Frame 1 (no input): blank canvas, image omitted
Frame 60 (the mouse pressed at the canvas centre just before this capture): blank canvas, image omitted
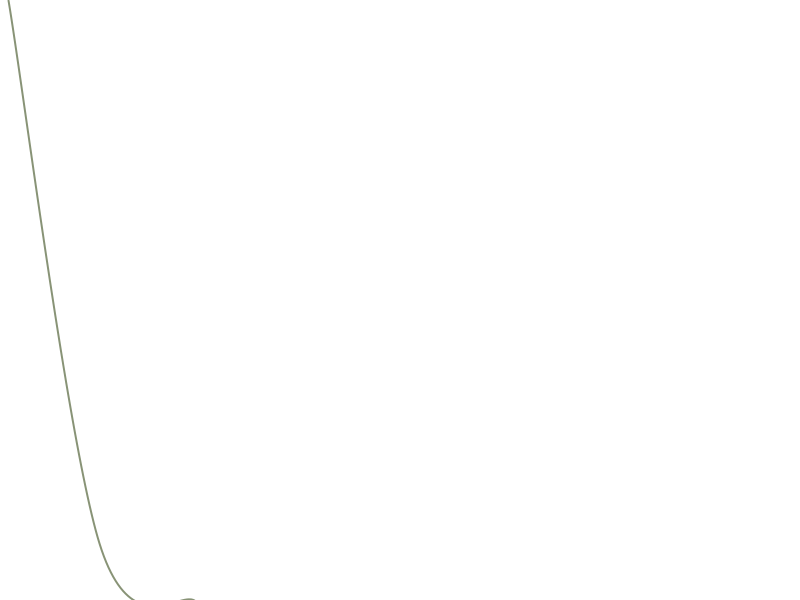
Frame 120 (the mouse held since frame 60 and released just before this capture)

The Processing sketch whose frames 1 and 60 were blank and that drew this single picture after the mouse press (run headless with seeded random() and noise(); from frame 60 on, the mouse is pressed at the canvas centre):

// Processing sketch: processing_99651
// ── processing_99651.pde

/* ======================================================
Aurthor: Xiaozhou ZHOU
Student ID: 347214
Natural System Studio, University of Melbourne
  
NO COPYRIGHT!
welcome to copy, modify and distribute any way you want!
======================================================  */
 
//============= GLOBAL VARIABLES =============
ArrayList ArrayOfLines;
int vertexNumMax = 3;
int strokeWidthMax = 20;
int oscillator = 4;         //stroke width
int oscillator_col = 30;    //stroke color
int oscillator_pos = 10;    //position
 
//============= SETUP =============
void setup() {
  size(800, 600);
  smooth();
  frameRate(30);
  ArrayOfLines = new ArrayList();
}
 
//============= DRAW =============
void draw() {
  background(255);
   
  DynLine temp = new DynLine();
  for (int i = 0; i < ArrayOfLines.size(); i++) {
    temp = (DynLine) ArrayOfLines.get(i);
    temp.update();
    temp.display();
  }
}
 
//============= FUNCTIONS =============
void mousePressed() {
  DynLine curveLine = new DynLine();
  ArrayOfLines.add(curveLine);
}
 
void keyPressed() {
  if (key == 32) {    //reset the array list
    ArrayOfLines = new ArrayList();
  } else if (key == 8 || key == 127) {   //remove the most recent line by pressing delete or back space button
    ArrayOfLines.remove(ArrayOfLines.size()-1);
  }
}
   
 
class DynLine {
  float startX;
  float startY;
  float endX;
  float endY;
  int vertexNum;
  float[] vertexPosSet;
  int strokeWidth;
  int[] strokeRGBA;
 
  DynLine() {
    // randomlly define both start and end x,y positions
    startX = random(0, 800);
    startY = 0;
    endX = random(0, 650);
    endY = height;
 
    // randomly generate several vertex points
    //of which the num is less equal than predefined max num.
    vertexNum = int(random(1, vertexNumMax));
    vertexPosSet = new float[vertexNum*2];    //vertexNum*2 - 2 means space for x position and y position
    for (int i = 0; i < vertexPosSet.length; i++) {
      vertexPosSet[i] = random(1, width-1);   // generate x,y postion randomly within the screen
    }
 
    //random stroke width
    strokeWidth = int(random(1, strokeWidthMax));
 
    //random color and transparency
    strokeRGBA = new int[4];
    for (int i = 0; i < 4; i++) strokeRGBA[i] = int(random(0, 255));
  }
 
  void update() {
    //move start x position and constrain it
    startX += random(-oscillator_pos, oscillator_pos);
    startX = constrain(startX, 0, width);
 
    //move end x position and constrain it
    endX += random(-oscillator_pos, oscillator_pos);
    endX = constrain(endX, 0, width);
 
    //move vertex x,y position and constrain them
    for (int i = 0; i < vertexNum; i++) {
      vertexPosSet[i*2] += random(-oscillator_pos, oscillator_pos);
      vertexPosSet[i*2] = constrain(vertexPosSet[i], 0, width);
      vertexPosSet[i*2+1] += random(-oscillator_pos, oscillator_pos);
      vertexPosSet[i*2+1] = constrain(vertexPosSet[i+1], 0, height);
    }
 
    // change stroke wdith
    strokeWidth += random(-oscillator, oscillator);
    strokeWidth = constrain(strokeWidth, 2, strokeWidthMax);
 
    //change color
    for (int i = 0; i < 3; i++) {
      strokeRGBA[i] += random(-oscillator_col, oscillator_col);
      strokeRGBA[i] = constrain(strokeRGBA[i], 0, 255);
    }
     
    // change transparency whthin 100 to 255
    strokeRGBA[3] += random(-oscillator_col, oscillator_col);
    strokeRGBA[3] = constrain(strokeRGBA[3], 100, 255);
  }
 
  void display() {
    noFill();
    strokeWeight(strokeWidth);
    stroke(strokeRGBA[0], strokeRGBA[1], strokeRGBA[2], strokeRGBA[3]);
     
    /*
    print("R"+strokeRGBA[0]);
    print("G"+strokeRGBA[1]);
    print("B"+strokeRGBA[2]);
    println("A"+strokeRGBA[3]);
    */
     
    beginShape();
    curveVertex(startX, startY);
    curveVertex(startX, startY);
 
    for (int i = 0; i < vertexNum; i++) curveVertex(vertexPosSet[i*2], vertexPosSet[i*2+1]);
 
    curveVertex(endX, endY);
    curveVertex(endX, endY);
    endShape();
  }
}
